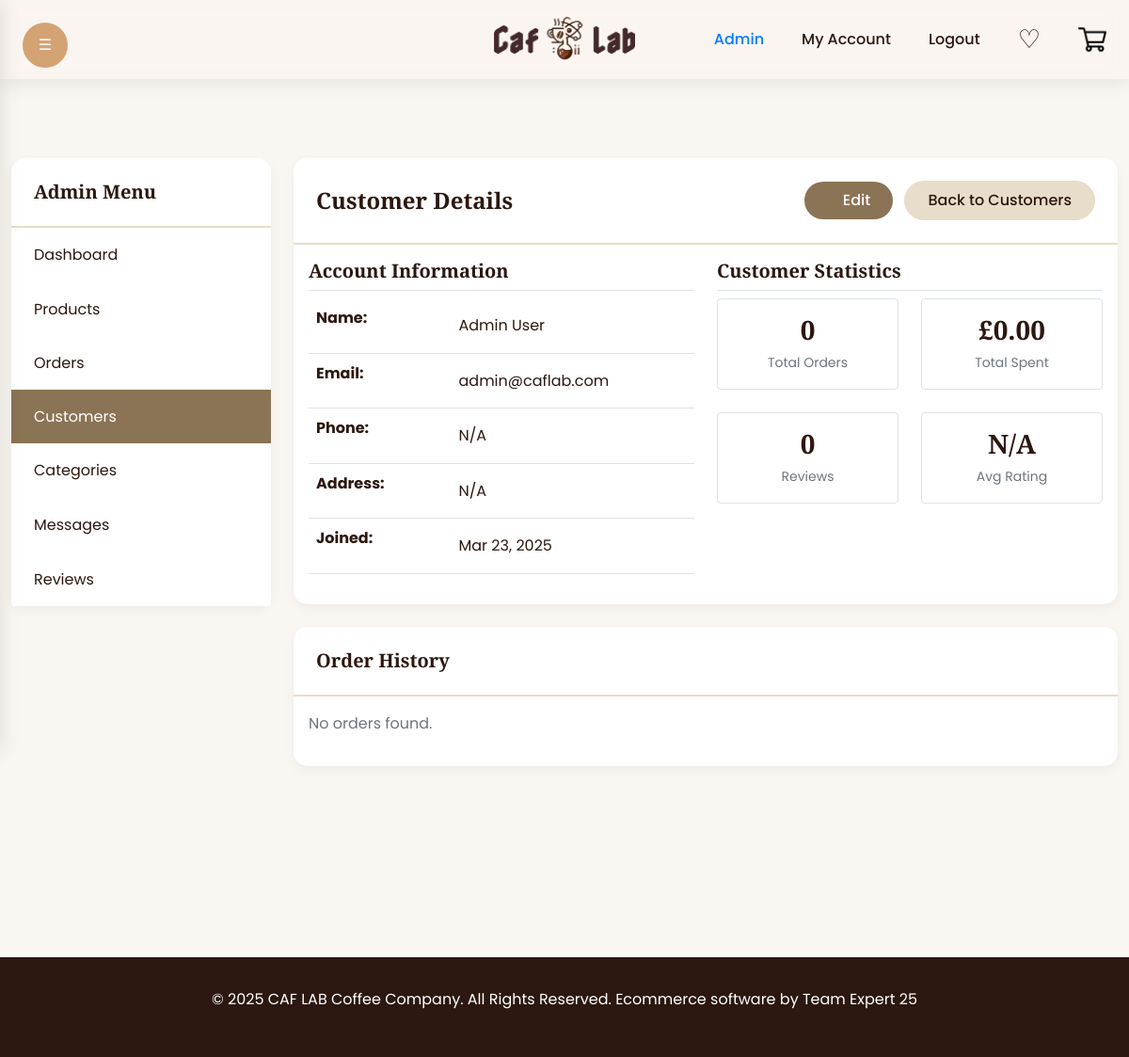
/admin/customer-details.php?id=1 (signed in), run on the app's committed database.
### tables this page shows
CREATE TABLE Users (
    user_id INT NOT NULL AUTO_INCREMENT,
    name VARCHAR(255) NOT NULL,
    email VARCHAR(255) NOT NULL UNIQUE,
    password VARCHAR(255) NOT NULL,
    role ENUM('admin', 'customer') NOT NULL,
    first_login BOOLEAN DEFAULT TRUE,
    phone_number VARCHAR(15),
    address_line VARCHAR(255),
    postcode VARCHAR(10),
    date_created TIMESTAMP DEFAULT CURRENT_TIMESTAMP,
    date_updated TIMESTAMP DEFAULT CURRENT_TIMESTAMP ON UPDATE CURRENT_TIMESTAMP,
    PRIMARY KEY (user_id)
);

### admin/customer-details.php (the view, shortened to what this page needs)
<?php
$conn = getConnection();
$userId = $_GET['id'];
$stmt = $conn->prepare("
    SELECT * FROM Users
    WHERE user_id = ?
");
$stmt->execute([$userId]);
$customer = $stmt->fetch(PDO::FETCH_ASSOC);
$stmt = $conn->prepare("
    SELECT o.*,
           COUNT(oi.order_item_id) as item_count
    FROM Orders o
    LEFT JOIN Order_Items oi ON o.order_id = oi.order_id
    WHERE o.user_id = ?
    GROUP BY o.order_id
    ORDER BY o.created_at DESC
");
$stmt->execute([$userId]);
$orders = $stmt->fetchAll(PDO::FETCH_ASSOC);
$stmt = $conn->prepare("
    SELECT
        COUNT(DISTINCT o.order_id) as total_orders,
        COALESCE(SUM(o.total_price), 0) as total_spent,
        COUNT(DISTINCT r.review_id) as total_reviews,
        AVG(r.rating) as avg_rating
    FROM Users u
    LEFT JOIN Orders o ON u.user_id = o.user_id
    LEFT JOIN Reviews r ON u.user_id = r.user_id
    WHERE u.user_id = ?
");
$stmt->execute([$userId]);
$stats = $stmt->fetch(PDO::FETCH_ASSOC);
include 'templates/header.php';
?>
<div class="container">
    <div class="row">
        <div class="col-md-3">
            <div class="card mb-4">
                <div class="card-header">
                    <h5 class="mb-0">Admin Menu</h5>
                </div>
                <div class="list-group list-group-flush">
                    <a href="dashboard.php" class="list-group-item list-group-item-action">Dashboard</a>
                    <a href="products.php" class="list-group-item list-group-item-action">Products</a>
                    <a href="orders.php" class="list-group-item list-group-item-action">Orders</a>
                    <a href="customers.php" class="list-group-item list-group-item-action active">Customers</a>
                    <a href="categories.php" class="list-group-item list-group-item-action">Categories</a>
                    <a href="messages.php" class="list-group-item list-group-item-action">Messages</a>
                    <a href="reviews.php" class="list-group-item list-group-item-action">Reviews</a>
                </div>
            </div>
        </div>
        <div class="col-md-9">
            <div class="card mb-4">
                <div class="card-header d-flex justify-content-between align-items-center">
                    <h4 class="mb-0">Customer Details</h4>
                    <div>
<a href="customer-form.php?id=<?= $customer['user_id'] ?>" class="btn btn-primary me-2">
                            <i class="fas fa-edit"></i> Edit
                        </a>
                        <a href="customers.php" class="btn btn-secondary">Back to Customers</a>
                    </div>
                </div>
                <div class="card-body">
                    <div class="row">
                        <div class="col-md-6">
                            <h5 class="border-bottom pb-2">Account Information</h5>
                            <table class="table">
                                <tr>
                                    <th style="width: 35%">Name:</th>
                                    <td><?= htmlspecialchars($customer['name']) ?></td>
                                </tr>
                                <tr>
                                    <th>Email:</th>
                                    <td><?= htmlspecialchars($customer['email']) ?></td>
                                </tr>
                                <tr>
                                    <th>Phone:</th>
                                    <td><?= htmlspecialchars($customer['phone_number'] ?? 'N/A') ?></td>
                                </tr>
                                <tr>
                                    <th>Address:</th>
                                    <td>
                                        <?php if ($customer['address_line']): ?>
                                            <?= htmlspecialchars($customer['address_line']) ?><br>
                                            <?= htmlspecialchars($customer['postcode']) ?>
                                        <?php else: ?>
                                            N/A
                                        <?php endif; ?>
                                    </td>
                                </tr>
                                <tr>
                                    <th>Joined:</th>
                                    <td><?= date('M j, Y', strtotime($customer['date_created'])) ?></td>
                                </tr>
                            </table>
                        </div>
                        <div class="col-md-6">
                            <h5 class="border-bottom pb-2">Customer Statistics</h5>
                            <div class="row g-4">
                                <div class="col-6">
                                    <div class="p-3 border rounded text-center">
                                        <h3 class="mb-1"><?= $stats['total_orders'] ?></h3>
                                        <small class="text-muted">Total Orders</small>
                                    </div>
                                </div>
                                <div class="col-6">
                                    <div class="p-3 border rounded text-center">
                                        <h3 class="mb-1">£<?= number_format($stats['total_spent'], 2) ?></h3>
                                        <small class="text-muted">Total Spent</small>
                                    </div>
                                </div>
                                <div class="col-6">
                                    <div class="p-3 border rounded text-center">
                                        <h3 class="mb-1"><?= $stats['total_reviews'] ?></h3>
                                        <small class="text-muted">Reviews</small>
                                    </div>
                                </div>
                                <div class="col-6">
                                    <div class="p-3 border rounded text-center">
                                        <h3 class="mb-1">
                                            <?php if ($stats['avg_rating']): ?>
                                                <?= number_format($stats['avg_rating'], 1) ?> ★
                                            <?php else: ?>
                                                N/A
                                            <?php endif; ?>
                                        </h3>
                                        <small class="text-muted">Avg Rating</small>
                                    </div>
                                </div>
                            </div>
                        </div>
                    </div>
                </div>
            </div>
            <div class="card mb-4">
                <div class="card-header">
                    <h5 class="mb-0">Order History</h5>
                </div>
                <div class="card-body">
                    <?php if (empty($orders)): ?>
                        <p class="text-muted">No orders found.</p>
                    <?php endif; ?>
                </div>
            </div>
        </div>
    </div>
</div>
<?php include 'templates/footer.php'; ?>

### admin/css/admin.css (style rules this page uses)
:root { --primary: #8B7355; --secondary: #E8DCCA; --accent: #D4A373; --text: #2C1810; --background: #FAF6F1; --white: #FFFFFF; }
body { background-color: var(--background); color: var(--text); font-family: 'Poppins', sans-serif; line-height: 1.6; min-height: 100vh; display: flex; flex-direction: column; padding-top: 120px; }
.container { padding-top: 3rem; padding-bottom: 2rem; max-width: 1400px; margin: 0 auto; }
h1, h2, h3, h4, h5, h6 { font-family: 'Playfair Display', serif; font-weight: 700; color: var(--text); }
.card { border: none; border-radius: 15px; box-shadow: 0 4px 12px rgba(0, 0, 0, 0.05); background-color: var(--white); transition: transform 0.3s ease, box-shadow 0.3s ease; }
.card-header { background-color: var(--white); border-bottom: 2px solid var(--secondary); border-radius: 15px 15px 0 0 !important; padding: 1.5rem; }
.list-group-item { border: none; padding: 1rem 1.5rem; color: var(--text); transition: all 0.3s ease; }
.list-group-item.active { background-color: var(--primary); color: var(--white); border: none; }
.btn { padding: 0.5rem 1.5rem; border-radius: 50px; font-weight: 500; transition: all 0.3s ease; }
.btn-primary { background-color: var(--primary); border: none; box-shadow: none; color: var(--white); }
.btn-secondary { background-color: var(--secondary); border-color: var(--secondary); color: var(--text); }
.table { color: var(--text); }
.table td { padding: 1rem; vertical-align: middle; }

### CaflabProject/public/css/basket.css (style rules this page uses)
:root { --primary: #8B7355; --secondary: #E8DCCA; --accent: #D4A373; --text: #2C1810; --background: #FAF6F1; --white: #FFFFFF; --error: #dc3545; --warning: #ffc107; --success: #28a745; }

### data on the page
users: name "Admin User", email "admin@caflab.com", phone_number "N/A", date_created "Mar 23, 2025"

### other printed values
$stats['total_orders'] "0"
$stats['total_spent'] "0.00"
$stats['total_reviews'] "0"
